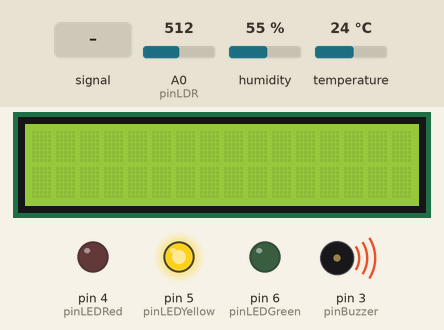
Recording of a sketch running on a simulated Arduino Uno, built with avr-gcc and run on an emulated ATmega328P. Parts: 16×2 character LCD, output pins drawn as LEDs (lit = HIGH), buzzer (waves = sounding). The test bench sets the inputs (shaded band); at power-on: A0 (pinLDR) = 512, temperature 24 °C, humidity 55 %.

Above: at 1.2 s.
1.3 s: A0 (pinLDR) fed a 200 Hz sine of ±255 counts around its level
At 2.9 s:
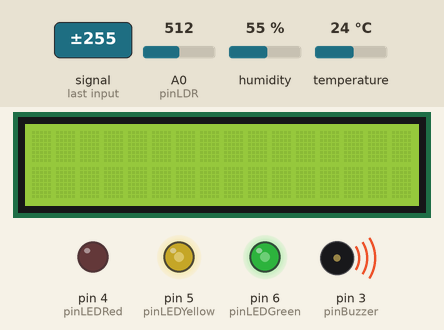
3.4 s: A0 (pinLDR) set to 496
6.5 s: temperature set to 15.8 °C
At 10.9 s:
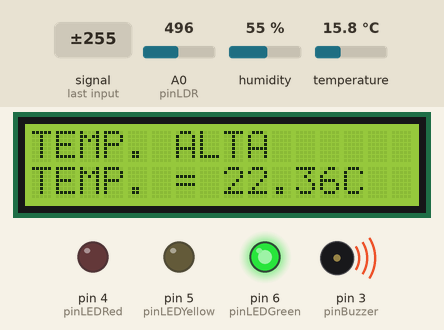
11.5 s: temperature set to 14.5 °C
At 16.0 s:
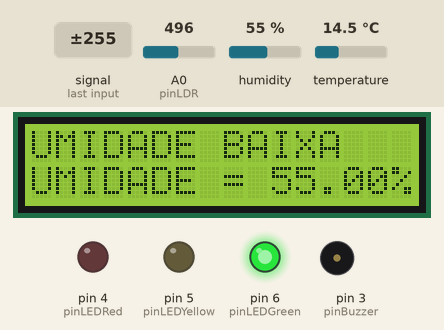
16.5 s: temperature set to 33 °C
At 20.9 s:
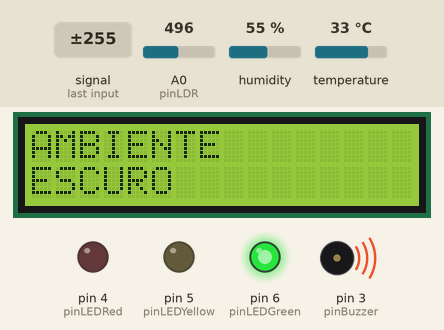
21.5 s: A0 (pinLDR) set to 716
At 22.4 s:
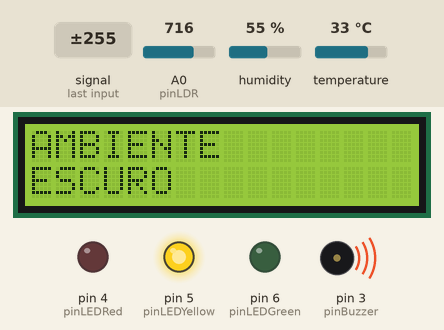
Timing chart, 0 to 24.5 s (numbered marks = the images above; inputs shaded):
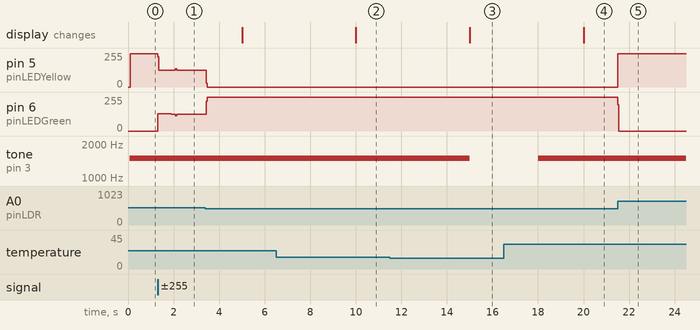

Measured:
- the behaviour switches between 15.1 and 15 °C on temperature (found by bisection; images 2 and 3)
- after the input at 1.3 s, pin 5 (pinLEDYellow): 251/255 → 124/255 at once, → 136/255 0.76 s later, → 127/255 0.08 s later; pin 6 (pinLEDGreen): 0/255 → 130/255 at once, → 124/255 0.60 s later, → 116/255 0.16 s later, → 125/255 0.08 s later
- after the input at 6.5 s, the display: changes after 3.5 s (image 2)
- after the input at 11.5 s, tone on pin 3 (pinBuzzer): 1500 Hz → silent after 3.5 s
- after the input at 16.5 s, tone on pin 3 (pinBuzzer): goes on until 18.0 s, then stays 1500 Hz
- after the input at 21.5 s, pin 5 (pinLEDYellow): 0/255 → 251/255 at once; pin 6 (pinLEDGreen): 253/255 → 0/255 at once

The sketch:

code.ino
```cpp
#include <LiquidCrystal.h>
#include "DHT.h"


#define pinLDR A0

#define pinLEDGreen 6
#define pinLEDYellow 5
#define pinLEDRed 4
#define pinBuzzer 3

#define minLight 50
#define maxLight 90

#define minTempe 10
#define maxTempe 15

#define minHumid 60
#define maxHumid 80


int timerArray1 = 0;
int timerArray2 = 0;
int qtdArrayLCD = 5;
float lightArray[] = {0,0,0,0,0};
float tempeArray[] = {0,0,0,0,0};
float humidArray[] = {0,0,0,0,0};

int timeBuzzer1 = 0;
int timeBuzzer2 = 0;
bool buzzerON = false;

LiquidCrystal LCD (12,11,10,9,8,7);
int timeLCD1 = 0;
int timeLCD2 = 0;
String LCDType = "AMBIENTE";

DHT dht(2, DHT22);

void setup() {
  pinMode(pinLDR, INPUT);
  pinMode(pinLEDGreen, OUTPUT);
  pinMode(pinLEDYellow, OUTPUT);
  pinMode(pinLEDRed, OUTPUT);
  pinMode(pinBuzzer, OUTPUT);

  LCD.begin(16,2);

  dht.begin();

  Serial.begin(9600);
}

void loop() {
  int light = map(analogRead(pinLDR), 0, 1024, 0, 100);
  float temperature = dht.readTemperature();
  float humidity = dht.readHumidity();

  toggleLED(light);
  toneBuzzer(temperature, humidity);

  timerArray1 = millis()/1000;
  if (timerArray1 - timerArray2 >= 1) {
    timerArray2 = millis()/1000;
    for (int i = 0; i < qtdArrayLCD; i++) {
      if (i + 1 == qtdArrayLCD) {
        lightArray[i] = light;
        tempeArray[i] = temperature;
        humidArray[i] = humidity;
      }
      else {
        lightArray[i] = lightArray[i + 1];
        tempeArray[i] = tempeArray[i + 1];
        humidArray[i] = humidArray[i + 1];
      }
    }
  }

  float lightAVG = 0;
  float tempeAVG = 0;
  float humidAVG = 0;

  for (int i = 0; i < qtdArrayLCD; i++) {
    lightAVG += lightArray[i];
    tempeAVG += tempeArray[i];
    humidAVG += humidArray[i];
  }

  lightAVG = lightAVG / 5;
  tempeAVG = tempeAVG / 5;
  humidAVG = humidAVG / 5;

  writeLCD(lightAVG, tempeAVG, humidAVG);
}

void toggleLED(int light) {
  digitalWrite(pinLEDRed, LOW);
  digitalWrite(pinLEDYellow, LOW);
  digitalWrite(pinLEDGreen, LOW);

  if (light < minLight) {
    digitalWrite(pinLEDGreen, HIGH);
  }
  else if (light < maxLight) {
    digitalWrite(pinLEDYellow, HIGH);
  }
  else {
    digitalWrite(pinLEDRed, HIGH);
  }
}

void toneBuzzer(float temperature, float humidity) {
  if (temperature > maxTempe || humidity > maxHumid) {
    tone(pinBuzzer, 1500);
  }
  else if (temperature < minTempe || humidity < minHumid) {
    timeBuzzer1 = millis()/1000;
    if (timeBuzzer1 - timeBuzzer2 >= 3) {
      timeBuzzer2 = millis()/1000;

      if (buzzerON) {
        noTone(pinBuzzer);
      }
      else {
        tone(pinBuzzer, 1500);
      }

      buzzerON = !buzzerON;
    }
  }
  else {
    noTone(pinBuzzer);
  }
}

void writeLCD(int light, float temperature, float humidity) {
  timeLCD1 = millis()/1000;
  if (timeLCD1 - timeLCD2 >= 5) {
    timeLCD2 = millis()/1000;

    LCD.clear();
    LCD.setCursor(0,0);
    LCD.print(LCDType + " ");

    if (LCDType == "AMBIENTE") {
      LCD.setCursor(0,1);
      LCD.print(returnTextLight(light));

      LCDType = "TEMP.";
    }
    else if (LCDType == "TEMP.") {
      LCD.print(returnTextTemperature(temperature));
      LCD.setCursor(0,1);
      LCD.print(LCDType + " = " + temperature + "C");

      LCDType = "UMIDADE";
    }
    else {
      LCD.print(returnTextHumidity(humidity));
      LCD.setCursor(0,1);
      LCD.print(LCDType + " = " + humidity + "%");

      LCDType = "AMBIENTE";
    }
  }
}

String returnTextLight(int light) {
  if (light < minLight) {
    return "ESCURO";
  }
  else if (light < maxLight) {
    return "A MEIA LUZ";
  }
  else {
    return "MUITO CLARO";
  }
}

String returnTextTemperature(float temperature) {
  if (temperature < minTempe) {
    return "BAIXA";
  }
  else if (temperature < maxTempe) {
    return "OK";
  }
  else {
    return "ALTA";
  }
}

String returnTextHumidity(float humidity) {
  if (humidity < 60) {
    return "BAIXA";
  }
  else if (humidity < 80) {
    return "OK";
  }
  else {
    return "ALTA";
  }
}
```
